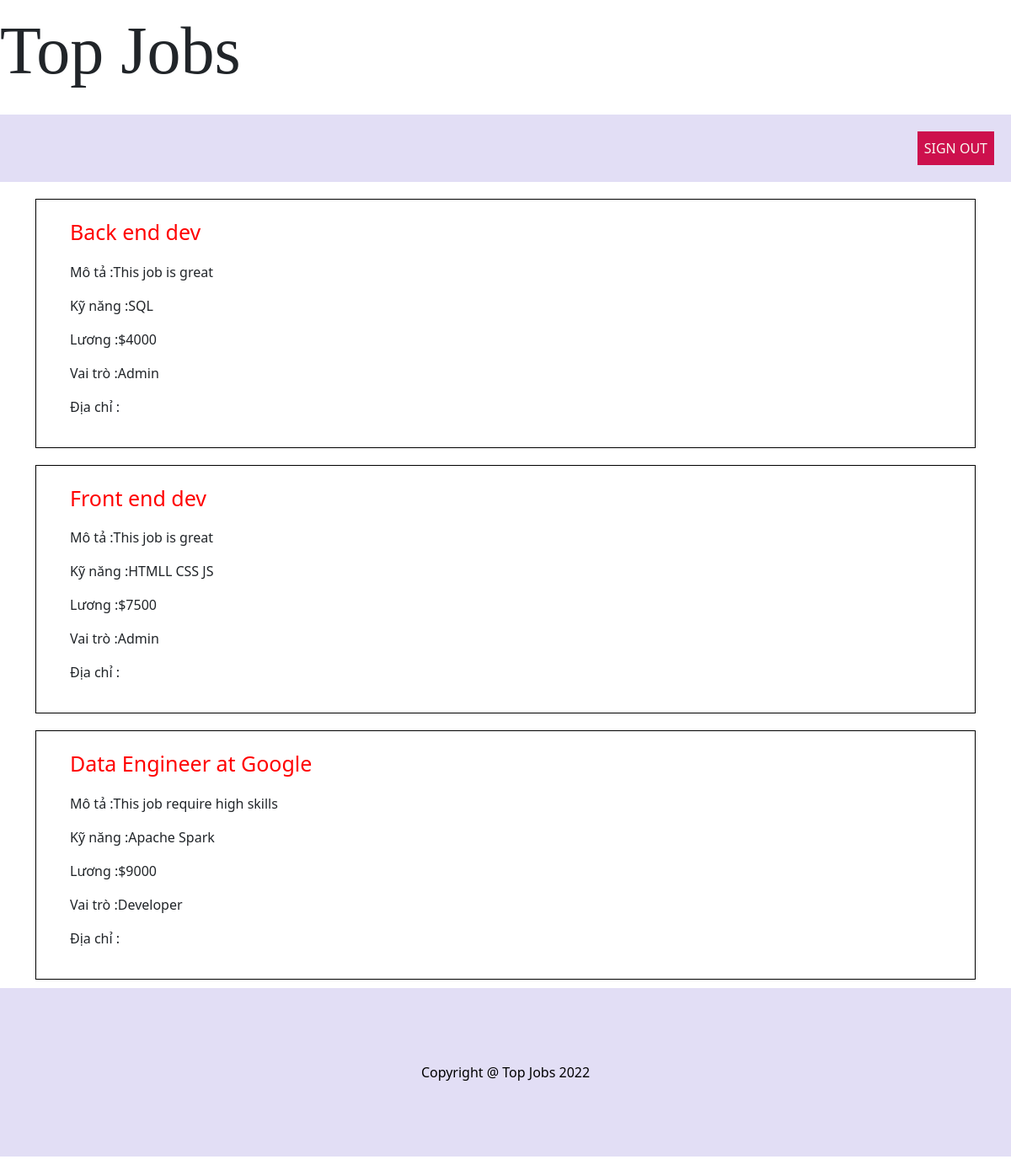
/Job/viewJob.php, run on the app's committed database.
### tables this page shows
CREATE TABLE `Job`
(
  job_id INT(10) NOT NULL,
  company_id INT(10) NOT NULL,
  salary VARCHAR(20) NOT NULL,
  description text,
  role VARCHAR(50) DEFAULT NULL,
  job_name VARCHAR(100) DEFAULT NULL,
  skills_required VARCHAR(200) DEFAULT NULL
);

### Job/viewJob.php (the view, shortened to what this page needs)
<!DOCTYPE html>
<html lang="en">
<head>
    <link href="https://cdn.jsdelivr.net/npm/bootstrap@5.0.2/dist/css/bootstrap.min.css" rel="stylesheet"
>
    <link rel="stylesheet" href="../css/homepage.css">
</head>
<body>
    <header>
        <p id="text-head">Top Jobs</p>
    </header>
    <nav class="navbar navbar-expand-lg navbar-light bg-light" style="padding: 0;">
            <div class="container-fluid" style="background-color: #E2DEF5;padding: 20px;">
                <div class="collapse navbar-collapse justify-content-end" id="navbarNav">
                    <ul class="navbar-nav ">
                        <li class="nav-item">
                            <a class="nav-link"
                            style="color: #FAF7F0; border-radius:1px solid #393E46;background-color:#CD104D;"
                            href="../logout.php">SIGN OUT</a>
                        </li>
                    </ul>
                </div>
        </div>
    </nav>
    <div style="background-color: white;padding-bottom:10px;">
        <div class="container">
        <?php
            function loadJob(){
                    include('../config.php');
                    $sql = "SELECT * FROM `job`";
                    $result = $conn->query($sql);
                    if($result->num_rows>0){
                        while($row = $result->fetch_assoc()){
                            echo"<div class='card-job' style='border: 1px solid black;display: flex;padding:20px;margin-top:20px;flex-wrap:wrap;'>";
                                echo"<div style='margin-right:auto;margin-left:20px'>";
                                    echo "<p style='font-size: 25px; color: red;'>".$row["job_name"]."</p>";
                                    echo "<p>Mô tả :".$row["description"]."</p>";
                                    echo "<p>Kỹ năng :".$row["skills_required"]."</p>";
                                    echo "<p>Lương :".$row["salary"]."</p>";
                                    echo "<p>Vai trò :".$row["role"]."</p>";
                                    echo "<p>Địa chỉ :".$row["address"]."</p>";
                                echo"</div>";
                            echo"</div>";
                        }
                    }else{
                        echo "None result";
                    }
                }
                loadJob();
            ?>
        </div>
    </div>
    <div class="footer">
        <p style="text-align: center; line-height: 200px; color: black;background-color: #E2DEF5;">Copyright @ Top Jobs 2022</p>
    </div>
</body>
</html>

### css/homepage.css (style rules this page uses)
#text-head { font-size: 80px; font-family: Garamond, serif; }

### data on the page
job: job_name "Back end dev", description "This job is great", skills_required "SQL", salary "$4000", role "Admin"
job: job_name "Front end dev", description "This job is great", skills_required "HTMLL CSS JS", salary "$7500", role "Admin"
job: job_name "Data Engineer at Google", description "This job require high skills", skills_required "Apache Spark", salary "$9000", role "Developer"
